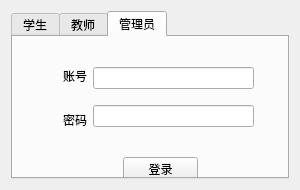
<?xml version="1.0" encoding="UTF-8"?>
<ui version="4.0">
 <class>Dialog</class>
 <widget class="QDialog" name="Dialog">
  <property name="geometry">
   <rect>
    <x>0</x>
    <y>0</y>
    <width>300</width>
    <height>190</height>
   </rect>
  </property>
  <property name="windowTitle">
   <string>登录</string>
  </property>
  <layout class="QGridLayout" name="gridLayout">
   <item row="0" column="0">
    <widget class="QTabWidget" name="tabWidget">
     <property name="currentIndex">
      <number>2</number>
     </property>
     <widget class="QWidget" name="student">
      <attribute name="title">
       <string>学生</string>
      </attribute>
      <widget class="QPushButton" name="buttonLoginStu">
       <property name="geometry">
        <rect>
         <x>110</x>
         <y>120</y>
         <width>75</width>
         <height>23</height>
        </rect>
       </property>
       <property name="text">
        <string>登录</string>
       </property>
      </widget>
      <widget class="QWidget" name="layoutWidget">
       <property name="geometry">
        <rect>
         <x>50</x>
         <y>20</y>
         <width>191</width>
         <height>81</height>
        </rect>
       </property>
       <layout class="QHBoxLayout" name="horizontalLayoutStu">
        <item>
         <layout class="QVBoxLayout" name="verticalLayoutMsgStu">
          <item>
           <widget class="QLabel" name="acMsgStu">
            <property name="text">
             <string>账号</string>
            </property>
           </widget>
          </item>
          <item>
           <widget class="QLabel" name="pwdMsgStu">
            <property name="text">
             <string>密码</string>
            </property>
           </widget>
          </item>
         </layout>
        </item>
        <item>
         <layout class="QVBoxLayout" name="verticalLayoutStu">
          <item>
           <widget class="QLineEdit" name="acStu"/>
          </item>
          <item>
           <widget class="QLineEdit" name="pwdStu"/>
          </item>
         </layout>
        </item>
       </layout>
      </widget>
     </widget>
     <widget class="QWidget" name="teacher">
      <attribute name="title">
       <string>教师</string>
      </attribute>
      <widget class="QWidget" name="layoutWidget_2">
       <property name="geometry">
        <rect>
         <x>50</x>
         <y>20</y>
         <width>191</width>
         <height>81</height>
        </rect>
       </property>
       <layout class="QHBoxLayout" name="horizontalLayoutTea">
        <item>
         <layout class="QVBoxLayout" name="verticalLayoutMsgTea">
          <item>
           <widget class="QLabel" name="acMsgTea">
            <property name="text">
             <string>账号</string>
            </property>
           </widget>
          </item>
          <item>
           <widget class="QLabel" name="pwdMsgTea">
            <property name="text">
             <string>密码</string>
            </property>
           </widget>
          </item>
         </layout>
        </item>
        <item>
         <layout class="QVBoxLayout" name="verticalLayoutTea">
          <item>
           <widget class="QLineEdit" name="acTea"/>
          </item>
          <item>
           <widget class="QLineEdit" name="pwdTea"/>
          </item>
         </layout>
        </item>
       </layout>
      </widget>
      <widget class="QPushButton" name="buttonLoginTea">
       <property name="geometry">
        <rect>
         <x>110</x>
         <y>120</y>
         <width>75</width>
         <height>23</height>
        </rect>
       </property>
       <property name="text">
        <string>登录</string>
       </property>
      </widget>
     </widget>
     <widget class="QWidget" name="admin">
      <attribute name="title">
       <string>管理员</string>
      </attribute>
      <widget class="QWidget" name="layoutWidget_3">
       <property name="geometry">
        <rect>
         <x>50</x>
         <y>20</y>
         <width>191</width>
         <height>81</height>
        </rect>
       </property>
       <layout class="QHBoxLayout" name="horizontalLayoutAdm">
        <item>
         <layout class="QVBoxLayout" name="verticalLayoutMsgAdm">
          <item>
           <widget class="QLabel" name="acMsgAdm">
            <property name="text">
             <string>账号</string>
            </property>
           </widget>
          </item>
          <item>
           <widget class="QLabel" name="pwdMsgAdm">
            <property name="text">
             <string>密码</string>
            </property>
           </widget>
          </item>
         </layout>
        </item>
        <item>
         <layout class="QVBoxLayout" name="verticalLayoutAdm">
          <item>
           <widget class="QLineEdit" name="acAdm"/>
          </item>
          <item>
           <widget class="QLineEdit" name="pwdAdm"/>
          </item>
         </layout>
        </item>
       </layout>
      </widget>
      <widget class="QPushButton" name="buttonLoginAdm">
       <property name="geometry">
        <rect>
         <x>110</x>
         <y>120</y>
         <width>75</width>
         <height>23</height>
        </rect>
       </property>
       <property name="text">
        <string>登录</string>
       </property>
      </widget>
     </widget>
    </widget>
   </item>
  </layout>
 </widget>
 <resources/>
 <connections/>
</ui>
